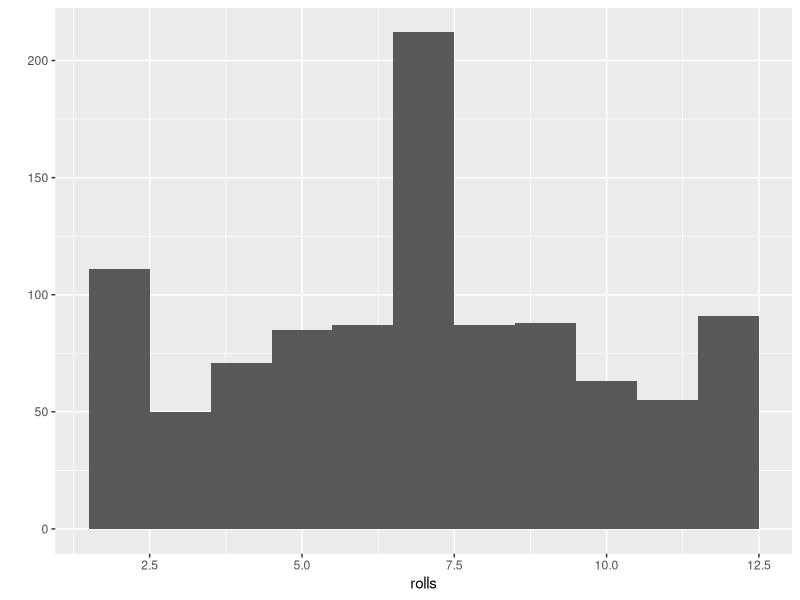

R code for this plot:


# simple casion

## dice

library('ggplot2')

roll <- function() {
    die <-1:6
    probability<- c(3, 1, 1, 1, 1, 3)
    dice <- sample(die, size = 2, replace=TRUE, prob=probability)
    sum(dice)
}

rolls <- replicate(1000,roll())
qplot(rolls,binwidth=1)

print(roll())


## card game


rank <-c('A',2:9,'J','Q','K')
levels(rank)<- 1:12

suits<-c('clubs', 'diamonds', 'hearts', 'spades')

suits <- c( '♣', '♦', '♥', '♠') 
names(suits)<-c('clubs', 'diamonds', 'hearts', 'spades')
print(suits)

deck<-paste(rank,rep(suits, each=12),sep="-")
deck<-matrix(deck,nrow=12)

card<-sample(deck,1)
print(card) 


